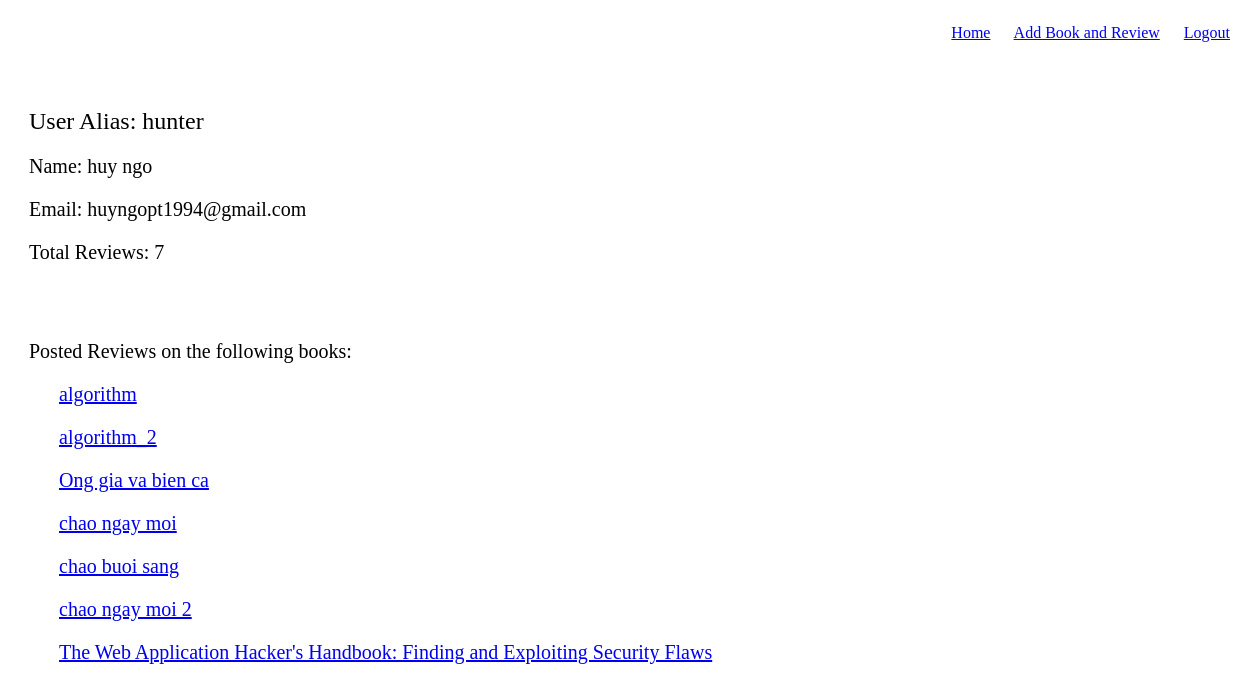
The page /users/1 (signed in) on the database its author committed.
### main_app/models.py (models this page shows)
class User(models.Model):
	name = models.CharField(max_length=255)
	alias = models.CharField(max_length=255)
	email = models.EmailField()
	password = models.CharField(max_length=255)
	created_at = models.DateTimeField(auto_now_add=True)
	objects = UserManager()

class Book(models.Model):
	title = models.CharField(max_length=255)
	author = models.CharField(max_length=255)
	poster = models.ForeignKey(User, related_name="uploaded_books")
	book_image = models.ImageField(upload_to='book_images/', default='meida/book_images/None/no-img.jpg')
	created_at = models.DateTimeField(auto_now_add=True)

### main_app/views.py (the view)
# urls.py: url(r'^users/(?P<user_id>[1-9][0-9]*)$', views.show_user), #Get method
def show_user(request, user_id):
	if request.session.get('user_id',None) is None:
		messages.error('You should login if want to show informations')
		return redirect('/')
	else:
		user = User.objects.get(id=user_id)
		reviewed_books = user.reviews_left.all().values('book').distinct()
		books = [ Book.objects.get(id=item['book']) for item in reviewed_books ]
		total_reviews = len(books)
		return render(request, 'main_app/user.html',{'user':user,
		                                             'total_reviews': total_reviews,
		                                              'books':books})

### main_app/templates/main_app/user.html (shortened to what this page needs)
<!DOCTYPE html>
<html lang="en">
<head>
    {% load static %}
    <link rel="stylesheet" href="{% static 'main_app/css/style.css' %}">
    <link rel="stylesheet" href="{% static 'main_app/css/header.css' %}">
</head>
<body>
    <header>
        <p class="header_right">
            <a href="/">Home</a>
            <a href="/books/add">Add Book and Review</a>
            <a href="/logout">Logout</a>
        </p>
    </header>
    <main class="user_content">
        {% if request.session.user_id %}
            <h2 style="font-weight: none">User Alias: {{user.alias}}</h2>
            <p>Name: {{user.name}}</p>
            <p>Email: {{user.email}}</p>
            <p>Total Reviews: {{ total_reviews }}</p>
            <br><br>
        <p>Posted Reviews on the following books: </p>
        <div>
            {% for book in books %}
            <p>
                <a href="/books/{{book.id}}">{{book.title}}</a>
            </p>
            {% endfor %}
        </div>
        {% else %}
            <p>PLease login to access your information</p>
        {% endif %}
    </main>
</body>
</html>

### main_app/static/main_app/css/style.css (style rules this page uses)
main { margin: 0 auto; width: 1200px; padding: 20px; }
.user_content h2 { font-weight: normal; }
.user_content p { font-size: 20px; }
.user_content div { padding-left: 30px; }

### main_app/static/main_app/css/header.css (style rules this page uses)
header { height: 60px; }
.header_right { float: right; }
.header_right a { margin-right: 20px; }

### rows shown on the page
User: alias "hunter", name "huy ngo", email "huyngopt1994@gmail.com"
Book: title "algorithm"
Book: title "algorithm_2"
Book: title "Ong gia va bien ca"
Book: title "chao ngay moi"
Book: title "chao buoi sang"
Book: title "chao ngay moi 2"
Book: title "The Web Application Hacker's Handbook: Finding and Exploiting Security Flaws"

### other values the page prints
{{ total_reviews }} "7"
